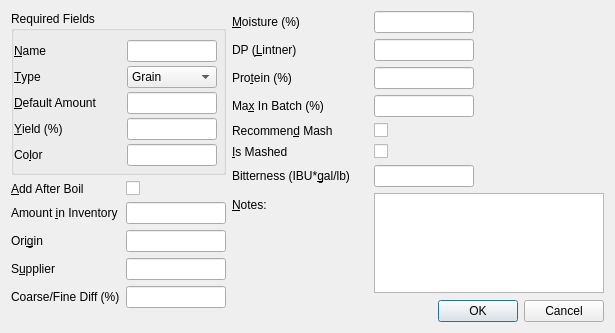
<?xml version="1.0" encoding="UTF-8"?>
<ui version="4.0">
 <class>fermentableEditor</class>
 <widget class="QDialog" name="fermentableEditor">
  <property name="geometry">
   <rect>
    <x>0</x>
    <y>0</y>
    <width>615</width>
    <height>333</height>
   </rect>
  </property>
  <property name="windowTitle">
   <string>Fermentable Editor</string>
  </property>
  <property name="configSection" stdset="0">
   <string notr="true">fermentableEditor</string>
  </property>
  <layout class="QHBoxLayout" name="horizontalLayout">
   <item>
    <layout class="QVBoxLayout" name="verticalLayout_required" stretch="0,0">
     <item>
      <widget class="QGroupBox" name="groupBox_2">
       <property name="title">
        <string>Required Fields</string>
       </property>
       <property name="flat">
        <bool>true</bool>
       </property>
       <layout class="QFormLayout" name="formLayout">
        <property name="horizontalSpacing">
         <number>30</number>
        </property>
        <property name="verticalSpacing">
         <number>4</number>
        </property>
        <property name="leftMargin">
         <number>0</number>
        </property>
        <property name="rightMargin">
         <number>6</number>
        </property>
        <property name="bottomMargin">
         <number>6</number>
        </property>
        <item row="1" column="0">
         <widget class="QLabel" name="label">
          <property name="text">
           <string>&amp;Name</string>
          </property>
          <property name="buddy">
           <cstring>lineEdit_name</cstring>
          </property>
         </widget>
        </item>
        <item row="1" column="1">
         <widget class="QLineEdit" name="lineEdit_name">
          <property name="sizePolicy">
           <sizepolicy hsizetype="Maximum" vsizetype="Fixed">
            <horstretch>0</horstretch>
            <verstretch>0</verstretch>
           </sizepolicy>
          </property>
          <property name="maximumSize">
           <size>
            <width>100</width>
            <height>16777215</height>
           </size>
          </property>
          <property name="toolTip">
           <string>Name</string>
          </property>
         </widget>
        </item>
        <item row="2" column="0">
         <widget class="QLabel" name="label_2">
          <property name="text">
           <string>&amp;Type</string>
          </property>
          <property name="buddy">
           <cstring>comboBox_type</cstring>
          </property>
         </widget>
        </item>
        <item row="2" column="1">
         <widget class="QComboBox" name="comboBox_type">
          <property name="toolTip">
           <string>Type</string>
          </property>
          <item>
           <property name="text">
            <string>Grain</string>
           </property>
          </item>
          <item>
           <property name="text">
            <string>Sugar</string>
           </property>
          </item>
          <item>
           <property name="text">
            <string>Extract</string>
           </property>
          </item>
          <item>
           <property name="text">
            <string>Dry Extract</string>
           </property>
          </item>
          <item>
           <property name="text">
            <string>Adjunct</string>
           </property>
          </item>
         </widget>
        </item>
        <item row="3" column="0">
         <widget class="BtMassLabel" name="label_amount">
          <property name="contextMenuPolicy">
           <enum>Qt::CustomContextMenu</enum>
          </property>
          <property name="text">
           <string>&amp;Default Amount</string>
          </property>
          <property name="buddy">
           <cstring>lineEdit_amount</cstring>
          </property>
         </widget>
        </item>
        <item row="3" column="1">
         <widget class="BtMassEdit" name="lineEdit_amount">
          <property name="sizePolicy">
           <sizepolicy hsizetype="Maximum" vsizetype="Fixed">
            <horstretch>0</horstretch>
            <verstretch>0</verstretch>
           </sizepolicy>
          </property>
          <property name="maximumSize">
           <size>
            <width>100</width>
            <height>16777215</height>
           </size>
          </property>
          <property name="toolTip">
           <string>Amount</string>
          </property>
          <property name="editField" stdset="0">
           <string notr="true">amount_kg</string>
          </property>
         </widget>
        </item>
        <item row="4" column="0">
         <widget class="QLabel" name="label_yield">
          <property name="text">
           <string>&amp;Yield (%)</string>
          </property>
          <property name="buddy">
           <cstring>lineEdit_yield</cstring>
          </property>
         </widget>
        </item>
        <item row="4" column="1">
         <widget class="BtGenericEdit" name="lineEdit_yield">
          <property name="sizePolicy">
           <sizepolicy hsizetype="Maximum" vsizetype="Fixed">
            <horstretch>0</horstretch>
            <verstretch>0</verstretch>
           </sizepolicy>
          </property>
          <property name="maximumSize">
           <size>
            <width>100</width>
            <height>16777215</height>
           </size>
          </property>
          <property name="toolTip">
           <string>Yield as compared to glucose</string>
          </property>
          <property name="editField" stdset="0">
           <string notr="true">yield_pct</string>
          </property>
         </widget>
        </item>
        <item row="5" column="0">
         <widget class="BtColorLabel" name="label_color">
          <property name="contextMenuPolicy">
           <enum>Qt::CustomContextMenu</enum>
          </property>
          <property name="text">
           <string>Co&amp;lor</string>
          </property>
          <property name="buddy">
           <cstring>lineEdit_color</cstring>
          </property>
         </widget>
        </item>
        <item row="5" column="1">
         <widget class="BtColorEdit" name="lineEdit_color">
          <property name="sizePolicy">
           <sizepolicy hsizetype="Maximum" vsizetype="Fixed">
            <horstretch>0</horstretch>
            <verstretch>0</verstretch>
           </sizepolicy>
          </property>
          <property name="maximumSize">
           <size>
            <width>100</width>
            <height>16777215</height>
           </size>
          </property>
          <property name="toolTip">
           <string>Lovibond rating</string>
          </property>
          <property name="editField" stdset="0">
           <string notr="true">color_srm</string>
          </property>
         </widget>
        </item>
       </layout>
      </widget>
     </item>
     <item>
      <layout class="QFormLayout" name="formLayout_2">
       <item row="0" column="0">
        <widget class="QLabel" name="label_addAfterBoil">
         <property name="sizePolicy">
          <sizepolicy hsizetype="Expanding" vsizetype="Preferred">
           <horstretch>0</horstretch>
           <verstretch>0</verstretch>
          </sizepolicy>
         </property>
         <property name="text">
          <string>&amp;Add After Boil</string>
         </property>
         <property name="buddy">
          <cstring>checkBox_addAfterBoil</cstring>
         </property>
        </widget>
       </item>
       <item row="1" column="0">
        <widget class="BtMassLabel" name="label_inventory">
         <property name="contextMenuPolicy">
          <enum>Qt::CustomContextMenu</enum>
         </property>
         <property name="text">
          <string>Amount &amp;in Inventory</string>
         </property>
         <property name="buddy">
          <cstring>lineEdit_inventory</cstring>
         </property>
        </widget>
       </item>
       <item row="2" column="0">
        <widget class="QLabel" name="label_origin">
         <property name="text">
          <string>Ori&amp;gin</string>
         </property>
         <property name="buddy">
          <cstring>lineEdit_origin</cstring>
         </property>
        </widget>
       </item>
       <item row="3" column="0">
        <widget class="QLabel" name="label_supplier">
         <property name="text">
          <string>S&amp;upplier</string>
         </property>
         <property name="buddy">
          <cstring>lineEdit_supplier</cstring>
         </property>
        </widget>
       </item>
       <item row="4" column="0">
        <widget class="QLabel" name="label_coarseFineDiff">
         <property name="text">
          <string>Coarse/Fine Diff (%)</string>
         </property>
         <property name="buddy">
          <cstring>lineEdit_coarseFineDiff</cstring>
         </property>
        </widget>
       </item>
       <item row="0" column="1">
        <widget class="QCheckBox" name="checkBox_addAfterBoil">
         <property name="sizePolicy">
          <sizepolicy hsizetype="Preferred" vsizetype="Fixed">
           <horstretch>0</horstretch>
           <verstretch>0</verstretch>
          </sizepolicy>
         </property>
         <property name="toolTip">
          <string>This ingredient is added post boil.</string>
         </property>
         <property name="text">
          <string/>
         </property>
        </widget>
       </item>
       <item row="1" column="1">
        <widget class="BtMassEdit" name="lineEdit_inventory">
         <property name="sizePolicy">
          <sizepolicy hsizetype="Maximum" vsizetype="Fixed">
           <horstretch>0</horstretch>
           <verstretch>0</verstretch>
          </sizepolicy>
         </property>
         <property name="maximumSize">
          <size>
           <width>100</width>
           <height>16777215</height>
          </size>
         </property>
         <property name="toolTip">
          <string>Amount in inventory</string>
         </property>
         <property name="editField" stdset="0">
          <string notr="true">inventory</string>
         </property>
        </widget>
       </item>
       <item row="2" column="1">
        <widget class="QLineEdit" name="lineEdit_origin">
         <property name="sizePolicy">
          <sizepolicy hsizetype="Maximum" vsizetype="Fixed">
           <horstretch>0</horstretch>
           <verstretch>0</verstretch>
          </sizepolicy>
         </property>
         <property name="maximumSize">
          <size>
           <width>100</width>
           <height>16777215</height>
          </size>
         </property>
         <property name="toolTip">
          <string>Origin</string>
         </property>
        </widget>
       </item>
       <item row="3" column="1">
        <widget class="QLineEdit" name="lineEdit_supplier">
         <property name="sizePolicy">
          <sizepolicy hsizetype="Maximum" vsizetype="Fixed">
           <horstretch>0</horstretch>
           <verstretch>0</verstretch>
          </sizepolicy>
         </property>
         <property name="maximumSize">
          <size>
           <width>100</width>
           <height>16777215</height>
          </size>
         </property>
         <property name="toolTip">
          <string>Supplier</string>
         </property>
        </widget>
       </item>
       <item row="4" column="1">
        <widget class="BtGenericEdit" name="lineEdit_coarseFineDiff">
         <property name="sizePolicy">
          <sizepolicy hsizetype="Maximum" vsizetype="Fixed">
           <horstretch>0</horstretch>
           <verstretch>0</verstretch>
          </sizepolicy>
         </property>
         <property name="maximumSize">
          <size>
           <width>100</width>
           <height>16777215</height>
          </size>
         </property>
         <property name="toolTip">
          <string>Yield difference between coarse and fine grind</string>
         </property>
         <property name="editField" stdset="0">
          <string notr="true">coarseFineDiff_pct</string>
         </property>
        </widget>
       </item>
      </layout>
     </item>
    </layout>
   </item>
   <item>
    <layout class="QVBoxLayout" name="verticalLayout_extras">
     <item>
      <layout class="QFormLayout" name="formLayout_3">
       <property name="horizontalSpacing">
        <number>24</number>
       </property>
       <item row="0" column="0">
        <widget class="QLabel" name="label_moisture">
         <property name="text">
          <string>&amp;Moisture (%)</string>
         </property>
         <property name="buddy">
          <cstring>lineEdit_moisture</cstring>
         </property>
        </widget>
       </item>
       <item row="1" column="0">
        <widget class="QLabel" name="label_diastaticPower">
         <property name="text">
          <string>DP (&amp;Lintner)</string>
         </property>
         <property name="buddy">
          <cstring>lineEdit_diastaticPower</cstring>
         </property>
        </widget>
       </item>
       <item row="2" column="0">
        <widget class="QLabel" name="label_protein">
         <property name="text">
          <string>Pro&amp;tein (%)</string>
         </property>
         <property name="buddy">
          <cstring>lineEdit_protein</cstring>
         </property>
        </widget>
       </item>
       <item row="3" column="0">
        <widget class="QLabel" name="label_maxInBatch">
         <property name="text">
          <string>Ma&amp;x In Batch (%)</string>
         </property>
         <property name="buddy">
          <cstring>lineEdit_maxInBatch</cstring>
         </property>
        </widget>
       </item>
       <item row="4" column="0">
        <widget class="QLabel" name="label_recommendMash">
         <property name="sizePolicy">
          <sizepolicy hsizetype="Expanding" vsizetype="Preferred">
           <horstretch>0</horstretch>
           <verstretch>0</verstretch>
          </sizepolicy>
         </property>
         <property name="text">
          <string>Recommen&amp;d Mash</string>
         </property>
         <property name="buddy">
          <cstring>checkBox_recommendMash</cstring>
         </property>
        </widget>
       </item>
       <item row="5" column="0">
        <widget class="QLabel" name="label_isMashed">
         <property name="sizePolicy">
          <sizepolicy hsizetype="Expanding" vsizetype="Preferred">
           <horstretch>0</horstretch>
           <verstretch>0</verstretch>
          </sizepolicy>
         </property>
         <property name="text">
          <string>&amp;Is Mashed</string>
         </property>
         <property name="buddy">
          <cstring>checkBox_isMashed</cstring>
         </property>
        </widget>
       </item>
       <item row="6" column="0">
        <widget class="QLabel" name="label_ibuGalPerLb">
         <property name="text">
          <string>Bitterness (IBU*&amp;gal/lb)</string>
         </property>
         <property name="buddy">
          <cstring>lineEdit_ibuGalPerLb</cstring>
         </property>
        </widget>
       </item>
       <item row="7" column="0">
        <widget class="QLabel" name="label_notes">
         <property name="text">
          <string>&amp;Notes:</string>
         </property>
         <property name="buddy">
          <cstring>textEdit_notes</cstring>
         </property>
        </widget>
       </item>
       <item row="0" column="1">
        <widget class="BtGenericEdit" name="lineEdit_moisture">
         <property name="sizePolicy">
          <sizepolicy hsizetype="Maximum" vsizetype="Fixed">
           <horstretch>0</horstretch>
           <verstretch>0</verstretch>
          </sizepolicy>
         </property>
         <property name="maximumSize">
          <size>
           <width>100</width>
           <height>16777215</height>
          </size>
         </property>
         <property name="toolTip">
          <string>Moisture percentage by mass</string>
         </property>
         <property name="editField" stdset="0">
          <string notr="true">moisture_pct</string>
         </property>
        </widget>
       </item>
       <item row="1" column="1">
        <widget class="BtGenericEdit" name="lineEdit_diastaticPower">
         <property name="sizePolicy">
          <sizepolicy hsizetype="Maximum" vsizetype="Fixed">
           <horstretch>0</horstretch>
           <verstretch>0</verstretch>
          </sizepolicy>
         </property>
         <property name="maximumSize">
          <size>
           <width>100</width>
           <height>16777215</height>
          </size>
         </property>
         <property name="toolTip">
          <string>Diastatic power in Lintner</string>
         </property>
         <property name="editField" stdset="0">
          <string notr="true">diastaticPower_lintner</string>
         </property>
        </widget>
       </item>
       <item row="2" column="1">
        <widget class="BtGenericEdit" name="lineEdit_protein">
         <property name="sizePolicy">
          <sizepolicy hsizetype="Maximum" vsizetype="Fixed">
           <horstretch>0</horstretch>
           <verstretch>0</verstretch>
          </sizepolicy>
         </property>
         <property name="maximumSize">
          <size>
           <width>100</width>
           <height>16777215</height>
          </size>
         </property>
         <property name="toolTip">
          <string>Protein percentage by mass</string>
         </property>
         <property name="editField" stdset="0">
          <string notr="true">protein_pct</string>
         </property>
        </widget>
       </item>
       <item row="3" column="1">
        <widget class="BtGenericEdit" name="lineEdit_maxInBatch">
         <property name="sizePolicy">
          <sizepolicy hsizetype="Maximum" vsizetype="Fixed">
           <horstretch>0</horstretch>
           <verstretch>0</verstretch>
          </sizepolicy>
         </property>
         <property name="maximumSize">
          <size>
           <width>100</width>
           <height>16777215</height>
          </size>
         </property>
         <property name="toolTip">
          <string>Maximum recommended percentage of total grist</string>
         </property>
         <property name="editField" stdset="0">
          <string notr="true">maxInBatch_pct</string>
         </property>
        </widget>
       </item>
       <item row="4" column="1">
        <widget class="QCheckBox" name="checkBox_recommendMash">
         <property name="toolTip">
          <string>Recommend this be mashed</string>
         </property>
         <property name="text">
          <string/>
         </property>
        </widget>
       </item>
       <item row="5" column="1">
        <widget class="QCheckBox" name="checkBox_isMashed">
         <property name="toolTip">
          <string>Checked if it is present in mash</string>
         </property>
         <property name="text">
          <string/>
         </property>
        </widget>
       </item>
       <item row="6" column="1">
        <widget class="BtGenericEdit" name="lineEdit_ibuGalPerLb">
         <property name="sizePolicy">
          <sizepolicy hsizetype="Maximum" vsizetype="Fixed">
           <horstretch>0</horstretch>
           <verstretch>0</verstretch>
          </sizepolicy>
         </property>
         <property name="maximumSize">
          <size>
           <width>100</width>
           <height>16777215</height>
          </size>
         </property>
         <property name="toolTip">
          <string>Bitterness of pre-hopped extracts</string>
         </property>
         <property name="editField" stdset="0">
          <string notr="true">ibuGalPerLb</string>
         </property>
        </widget>
       </item>
       <item row="7" column="1">
        <widget class="QTextEdit" name="textEdit_notes">
         <property name="maximumSize">
          <size>
           <width>1000</width>
           <height>100</height>
          </size>
         </property>
        </widget>
       </item>
      </layout>
     </item>
     <item>
      <widget class="QDialogButtonBox" name="buttonBox">
       <property name="orientation">
        <enum>Qt::Horizontal</enum>
       </property>
       <property name="standardButtons">
        <set>QDialogButtonBox::Cancel|QDialogButtonBox::Ok</set>
       </property>
      </widget>
     </item>
    </layout>
   </item>
  </layout>
 </widget>
 <customwidgets>
  <customwidget>
   <class>BtGenericEdit</class>
   <extends>QLineEdit</extends>
   <header>BtLineEdit.h</header>
  </customwidget>
  <customwidget>
   <class>BtMassEdit</class>
   <extends>QLineEdit</extends>
   <header>BtLineEdit.h</header>
   <slots>
    <signal>textModified()</signal>
    <slot>lineChanged()</slot>
    <slot>lineChanged(Unit::unitDisplay,Unit::unitScale)</slot>
   </slots>
  </customwidget>
  <customwidget>
   <class>BtColorLabel</class>
   <extends>QLabel</extends>
   <header>BtLabel.h</header>
   <slots>
    <signal>labelChanged(Unit::unitDisplay,Unit::unitScale)</signal>
   </slots>
  </customwidget>
  <customwidget>
   <class>BtMassLabel</class>
   <extends>QLabel</extends>
   <header>BtLabel.h</header>
   <slots>
    <signal>labelChanged(Unit::unitDisplay,Unit::unitScale)</signal>
    <slot>popContextMenu(QPoint)</slot>
   </slots>
  </customwidget>
  <customwidget>
   <class>BtColorEdit</class>
   <extends>QLineEdit</extends>
   <header>BtLineEdit.h</header>
   <slots>
    <slot>lineChanged(Unit::unitDisplay,Unit::unitScale)</slot>
   </slots>
  </customwidget>
 </customwidgets>
 <resources/>
 <connections>
  <connection>
   <sender>buttonBox</sender>
   <signal>accepted()</signal>
   <receiver>fermentableEditor</receiver>
   <slot>accept()</slot>
   <hints>
    <hint type="sourcelabel">
     <x>487</x>
     <y>345</y>
    </hint>
    <hint type="destinationlabel">
     <x>157</x>
     <y>274</y>
    </hint>
   </hints>
  </connection>
  <connection>
   <sender>buttonBox</sender>
   <signal>rejected()</signal>
   <receiver>fermentableEditor</receiver>
   <slot>reject()</slot>
   <hints>
    <hint type="sourcelabel">
     <x>494</x>
     <y>345</y>
    </hint>
    <hint type="destinationlabel">
     <x>286</x>
     <y>274</y>
    </hint>
   </hints>
  </connection>
  <connection>
   <sender>label_amount</sender>
   <signal>labelChanged(Unit::unitDisplay,Unit::unitScale)</signal>
   <receiver>lineEdit_amount</receiver>
   <slot>lineChanged(Unit::unitDisplay,Unit::unitScale)</slot>
   <hints>
    <hint type="sourcelabel">
     <x>65</x>
     <y>90</y>
    </hint>
    <hint type="destinationlabel">
     <x>165</x>
     <y>90</y>
    </hint>
   </hints>
  </connection>
  <connection>
   <sender>label_inventory</sender>
   <signal>labelChanged(Unit::unitDisplay,Unit::unitScale)</signal>
   <receiver>lineEdit_inventory</receiver>
   <slot>lineChanged(Unit::unitDisplay,Unit::unitScale)</slot>
   <hints>
    <hint type="sourcelabel">
     <x>66</x>
     <y>220</y>
    </hint>
    <hint type="destinationlabel">
     <x>177</x>
     <y>220</y>
    </hint>
   </hints>
  </connection>
  <connection>
   <sender>label_color</sender>
   <signal>labelChanged(Unit::unitDisplay,Unit::unitScale)</signal>
   <receiver>lineEdit_color</receiver>
   <slot>lineChanged(Unit::unitDisplay,Unit::unitScale)</slot>
   <hints>
    <hint type="sourcelabel">
     <x>67</x>
     <y>133</y>
    </hint>
    <hint type="destinationlabel">
     <x>169</x>
     <y>133</y>
    </hint>
   </hints>
  </connection>
 </connections>
</ui>
